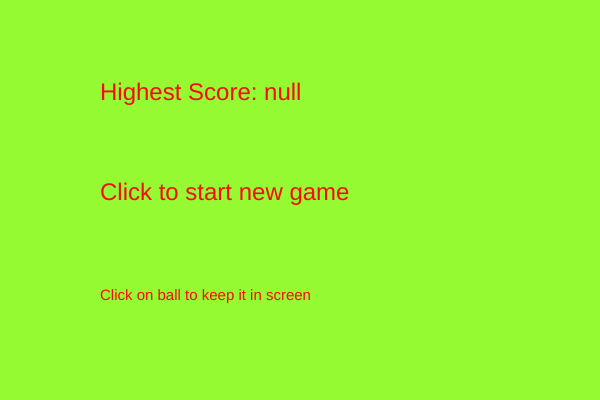
Frame 1 (no input)
Frame 60 (no input): identical to frame 1, image omitted
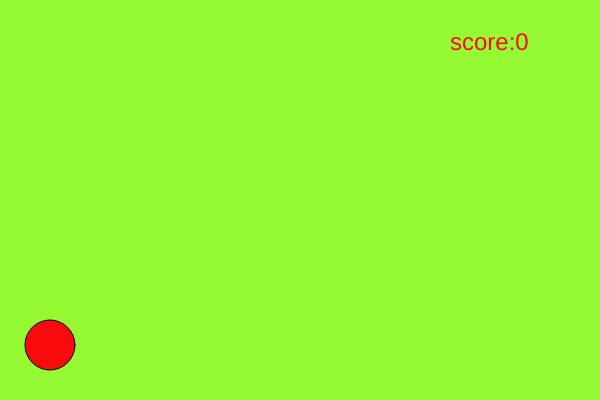
Frame 120 (the mouse pressed at the canvas centre since frame 60)

The p5.js sketch that drew these frames (run headless with seeded random() and noise() and a simulated clock; from frame 60 on, the mouse is pressed at the canvas centre):

// p5.js sketch
// ── sketch.js
var direction=0;
var posx=50;
var posy=50;
var flag=0;
var elwid=50;
var elhi=50;
var xadd=0;
var speed=5;
var screenwidth=600;
var screenhight=400;
var score=0;
var highscore=0;

function setallzero(){
   direction=0;
   posx=50;
   posy=50;
   flag=0;
   elwid=50;
   elhi=50;
   xadd=0;
   score=0;
   speed=5;
}

function setup() {
  createCanvas(screenwidth, screenhight);
  textSize(25);
  highscore=getItem("hiscore");
}

function draw() {
  background(150,250,50);
  fill(250,10,10);
  if(flag===1){
    ellipse(posx,posy,elwid,elhi);
    if(direction===0){
      posy=posy+speed;
    }
    else{
      posy=posy-speed;
    }
    if(posy<50){
      direction=0;
    }
    if(posy>screenhight){
      if(score>highscore){
        highscore=score;
      }
      flag=0;
      setallzero();
    }
    if(posx-elwid<0 || posx+elwid>screenwidth){
      xadd=-xadd;
    }

    posx=posx+xadd;
    speed=speed+score*0.0005;
    textSize(24);
    text("score:"+score,450,50)

  }
  else{
    textSize(24);
    text("Highest Score: "+highscore,100,100)
    text("Click to start new game",100,200)
    textSize(15);    
    text("Click on ball to keep it in screen",100,300)
  }
  
}

function mousePressed(){
  

  if(flag===0){
    storeItem("hiscore",highscore);
    flag=1;
  }
  else{
    console.log(score);
    if(mouseX>posx-elwid && mouseX<posx+elwid && mouseY>posy-elhi && mouseY<posy+elhi ){
      direction=1;
      xadd=(posx-mouseX)*0.1;
      score=score+1;
    }
  }


}
